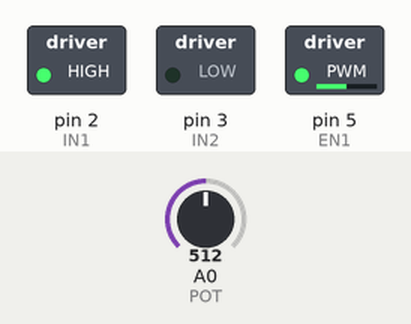
Bench run of a sketch on a simulated Arduino Uno, built with avr-gcc and run on an emulated ATmega328P. Shown: switched loads named in the sketch (green lamp = pin HIGH). The inputs (shaded band) are chosen by the test bench; at power-on: A0 (POT) = 512.

Above: at 1.2 s.
1.3 s: A0 (POT) set to 716
At 2.4 s:
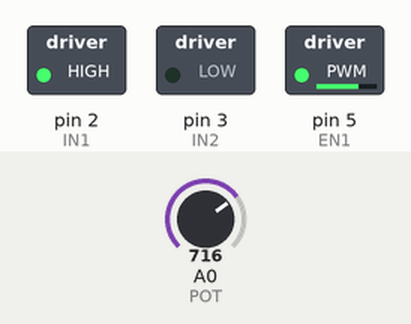
3.0 s: A0 (POT) set to 900
At 3.19 s:
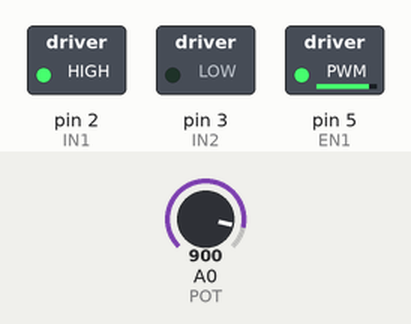
4.7 s: A0 (POT) set to 0
At 5.4 s:
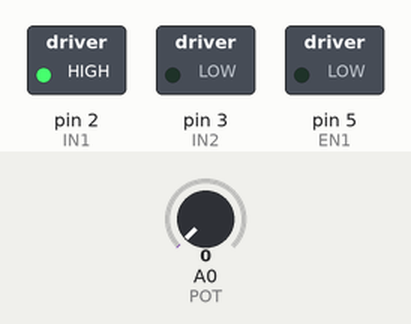
6.4 s: A0 (POT) set to 20
At 7.4 s:
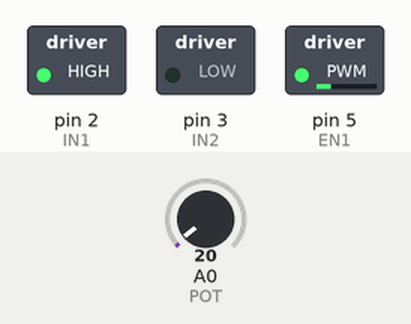
Timing chart, 0 to 8.9 s (numbered marks = the images above; inputs shaded):
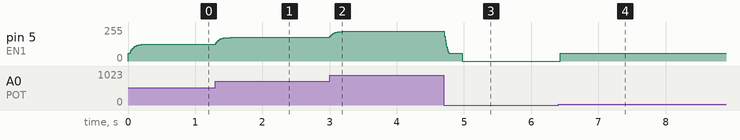

The sketch:

Assignment_4_Task_2_Code.ino
```cpp
// L293D + DC Motor, Pot speed control (A0 -> speed, D5 PWM, D2/D3 direction)

const int EN1 = 5;   // PWM enable for Motor A
const int IN1 = 2;   // Direction 1
const int IN2 = 3;   // Direction 2
const int POT = A0;  // Potentiometer wiper

// Tuning
const int MIN_PWM = 60;   // below this, small motors often buzz/stall
const int MAX_PWM = 255;  // full speed
const int FILTER = 6;     // EMA filter strength (higher = smoother, slower)

int pwmCmd = 0;
int ema = 0;

void setup() {
  pinMode(EN1, OUTPUT);
  pinMode(IN1, OUTPUT);
  pinMode(IN2, OUTPUT);
  pinMode(POT, INPUT);

  // Set a fixed direction (forward). Change as needed.
  digitalWrite(IN1, HIGH);
  digitalWrite(IN2, LOW);

  // Gentle startup
  analogWrite(EN1, 0);
}

void loop() {
  // Read and smooth potentiometer
  int raw = analogRead(POT);     // 0..1023
  ema = ema + (raw - ema) / FILTER;

  // Map to PWM with a stall-safe floor and true zero zone
  int p = map(ema, 0, 1023, 0, MAX_PWM);

  // Create a “dead zone” for very low speeds to avoid buzzing
  if (p > 0 && p < MIN_PWM) p = MIN_PWM;

  // If pot really near zero, force OFF
  if (ema < 10) p = 0;

  // Apply command
  analogWrite(EN1, p);

  // (Optional) print for debugging
  // Serial.begin(9600);
  // Serial.print("raw="); Serial.print(raw);
  // Serial.print("  ema="); Serial.print(ema);
  // Serial.print("  pwm="); Serial.println(p);

  delay(10);
}
```

Measured:
- after the input at 1.3 s, pin 5 (EN1): moves from 126/255 to 177/255 over 0.22 s, starting at once
- after the input at 3.0 s, pin 5 (EN1): moves from 177/255 to 223/255 over 0.22 s, starting at once
- after the input at 4.7 s, pin 5 (EN1): moves from 223/255 to 0/255 over 0.26 s, starting at once
- after the input at 6.4 s, pin 5 (EN1): 0/255 → 60/255 at once
